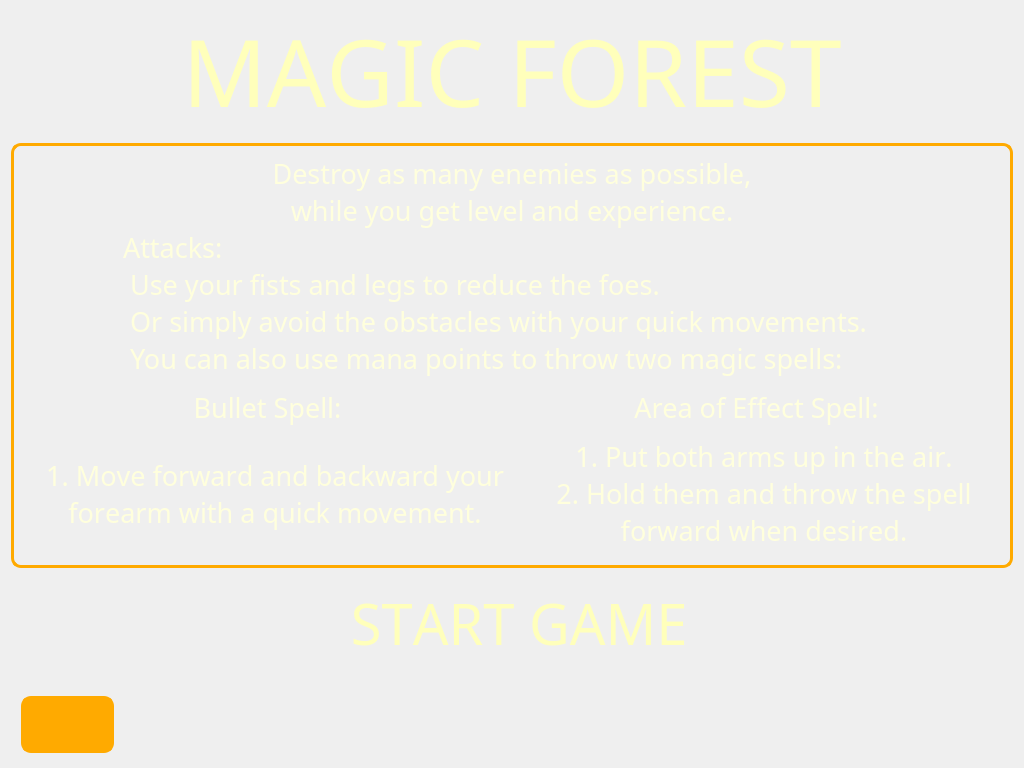
<?xml version="1.0" encoding="UTF-8"?>
<ui version="4.0">
 <class>Game</class>
 <widget class="QDialog" name="Game">
  <property name="geometry">
   <rect>
    <x>0</x>
    <y>0</y>
    <width>1024</width>
    <height>768</height>
   </rect>
  </property>
  <property name="sizePolicy">
   <sizepolicy hsizetype="Fixed" vsizetype="Fixed">
    <horstretch>0</horstretch>
    <verstretch>0</verstretch>
   </sizepolicy>
  </property>
  <property name="minimumSize">
   <size>
    <width>1024</width>
    <height>768</height>
   </size>
  </property>
  <property name="maximumSize">
   <size>
    <width>100000</width>
    <height>100000</height>
   </size>
  </property>
  <property name="font">
   <font>
    <family>YellaBelly</family>
    <pointsize>28</pointsize>
   </font>
  </property>
  <property name="windowTitle">
   <string>MainMenu</string>
  </property>
  <property name="windowIcon">
   <iconset resource="../resources/resources.qrc">
    <normaloff>:/textures/GUI/exp1.png</normaloff>:/textures/GUI/exp1.png</iconset>
  </property>
  <property name="styleSheet">
   <string notr="true">#Game
{
	background:url(:/images/background3.jpg);
}

#buttonExit, #buttonSound
{
	border: 3px solid #FFAA00;
	border-radius: 10px;
	background:  #FFAA00;
}

#frame
{
	border: 3px solid #FFAA00;
	border-radius: 10px;
	border-radius: 10px;
	background: transparent;
}

QPushButton
{
	color: #FFFFBB;
	font-family: Vivala
}

QLabel
{
	color: #FFFFDD;
	font-family: Vivala
}

QPushButton:pressed
{
	color: white;
}

QPushButton:hover
{
	color:  #FFAA00;
}

#labelTitle
{
	color: #FFFFBB;
	font-family: Vivala
}</string>
  </property>
  <layout class="QVBoxLayout" name="verticalLayout_2">
   <item>
    <layout class="QHBoxLayout" name="layoutTop">
     <item>
      <widget class="QLabel" name="labelTitle">
       <property name="sizePolicy">
        <sizepolicy hsizetype="Preferred" vsizetype="Preferred">
         <horstretch>0</horstretch>
         <verstretch>0</verstretch>
        </sizepolicy>
       </property>
       <property name="minimumSize">
        <size>
         <width>775</width>
         <height>120</height>
        </size>
       </property>
       <property name="maximumSize">
        <size>
         <width>16777215</width>
         <height>120</height>
        </size>
       </property>
       <property name="font">
        <font>
         <family>Vivala</family>
         <pointsize>70</pointsize>
         <stylestrategy>PreferAntialias</stylestrategy>
         <kerning>false</kerning>
        </font>
       </property>
       <property name="layoutDirection">
        <enum>Qt::LeftToRight</enum>
       </property>
       <property name="text">
        <string>MAGIC FOREST</string>
       </property>
       <property name="alignment">
        <set>Qt::AlignCenter</set>
       </property>
      </widget>
     </item>
    </layout>
   </item>
   <item>
    <spacer name="verticalSpacer">
     <property name="orientation">
      <enum>Qt::Vertical</enum>
     </property>
     <property name="sizeHint" stdset="0">
      <size>
       <width>20</width>
       <height>40</height>
      </size>
     </property>
    </spacer>
   </item>
   <item>
    <layout class="QHBoxLayout" name="layoutMenu">
     <item>
      <widget class="QFrame" name="frame">
       <property name="sizePolicy">
        <sizepolicy hsizetype="Fixed" vsizetype="Fixed">
         <horstretch>0</horstretch>
         <verstretch>0</verstretch>
        </sizepolicy>
       </property>
       <property name="minimumSize">
        <size>
         <width>1000</width>
         <height>425</height>
        </size>
       </property>
       <property name="maximumSize">
        <size>
         <width>16777215</width>
         <height>16777215</height>
        </size>
       </property>
       <property name="frameShape">
        <enum>QFrame::NoFrame</enum>
       </property>
       <property name="frameShadow">
        <enum>QFrame::Plain</enum>
       </property>
       <property name="lineWidth">
        <number>0</number>
       </property>
       <layout class="QVBoxLayout" name="verticalLayout_3">
        <property name="spacing">
         <number>0</number>
        </property>
        <property name="bottomMargin">
         <number>16</number>
        </property>
        <item>
         <widget class="QLabel" name="label_2">
          <property name="font">
           <font>
            <family>Vivala</family>
            <pointsize>20</pointsize>
            <weight>50</weight>
            <bold>false</bold>
           </font>
          </property>
          <property name="text">
           <string>Destroy as many enemies as possible, 
while you get level and experience.</string>
          </property>
          <property name="alignment">
           <set>Qt::AlignCenter</set>
          </property>
          <property name="wordWrap">
           <bool>true</bool>
          </property>
         </widget>
        </item>
        <item>
         <widget class="QLabel" name="label_3">
          <property name="font">
           <font>
            <family>Vivala</family>
            <pointsize>20</pointsize>
           </font>
          </property>
          <property name="text">
           <string>Attacks:
 Use your fists and legs to reduce the foes.
 Or simply avoid the obstacles with your quick movements. 
 You can also use mana points to throw two magic spells:</string>
          </property>
          <property name="scaledContents">
           <bool>true</bool>
          </property>
          <property name="wordWrap">
           <bool>true</bool>
          </property>
          <property name="indent">
           <number>100</number>
          </property>
          <property name="openExternalLinks">
           <bool>false</bool>
          </property>
         </widget>
        </item>
        <item>
         <layout class="QHBoxLayout" name="horizontalLayout">
          <item>
           <widget class="QLabel" name="label">
            <property name="font">
             <font>
              <family>Vivala</family>
              <pointsize>20</pointsize>
              <kerning>false</kerning>
             </font>
            </property>
            <property name="text">
             <string>Bullet Spell:</string>
            </property>
            <property name="alignment">
             <set>Qt::AlignCenter</set>
            </property>
           </widget>
          </item>
          <item>
           <widget class="QLabel" name="label_4">
            <property name="font">
             <font>
              <family>Vivala</family>
              <pointsize>20</pointsize>
             </font>
            </property>
            <property name="text">
             <string>Area of Effect Spell:</string>
            </property>
            <property name="alignment">
             <set>Qt::AlignCenter</set>
            </property>
           </widget>
          </item>
         </layout>
        </item>
        <item>
         <layout class="QHBoxLayout" name="horizontalLayout_2">
          <item>
           <widget class="QLabel" name="label_5">
            <property name="font">
             <font>
              <family>Vivala</family>
              <pointsize>20</pointsize>
              <kerning>false</kerning>
             </font>
            </property>
            <property name="text">
             <string>1. Move forward and backward your forearm with a quick movement.</string>
            </property>
            <property name="alignment">
             <set>Qt::AlignCenter</set>
            </property>
            <property name="wordWrap">
             <bool>true</bool>
            </property>
           </widget>
          </item>
          <item>
           <layout class="QVBoxLayout" name="verticalLayout">
            <item>
             <widget class="QLabel" name="label_6">
              <property name="font">
               <font>
                <family>Vivala</family>
                <pointsize>20</pointsize>
                <kerning>false</kerning>
               </font>
              </property>
              <property name="text">
               <string>1. Put both arms up in the air.</string>
              </property>
              <property name="alignment">
               <set>Qt::AlignCenter</set>
              </property>
              <property name="wordWrap">
               <bool>true</bool>
              </property>
             </widget>
            </item>
            <item>
             <widget class="QLabel" name="label_7">
              <property name="font">
               <font>
                <family>Vivala</family>
                <pointsize>20</pointsize>
                <kerning>false</kerning>
               </font>
              </property>
              <property name="text">
               <string>2. Hold them and throw the spell forward when desired.</string>
              </property>
              <property name="alignment">
               <set>Qt::AlignCenter</set>
              </property>
              <property name="wordWrap">
               <bool>true</bool>
              </property>
             </widget>
            </item>
           </layout>
          </item>
         </layout>
        </item>
       </layout>
      </widget>
     </item>
    </layout>
   </item>
   <item>
    <spacer name="verticalSpacer_3">
     <property name="orientation">
      <enum>Qt::Vertical</enum>
     </property>
     <property name="sizeHint" stdset="0">
      <size>
       <width>20</width>
       <height>40</height>
      </size>
     </property>
    </spacer>
   </item>
   <item>
    <widget class="QPushButton" name="buttonGame">
     <property name="font">
      <font>
       <family>Vivala</family>
       <pointsize>42</pointsize>
       <stylestrategy>PreferAntialias</stylestrategy>
       <kerning>false</kerning>
      </font>
     </property>
     <property name="autoFillBackground">
      <bool>false</bool>
     </property>
     <property name="text">
      <string> START GAME</string>
     </property>
     <property name="icon">
      <iconset>
       <selectedon>:/textures/GUI/exp1.png</selectedon>
      </iconset>
     </property>
     <property name="iconSize">
      <size>
       <width>64</width>
       <height>64</height>
      </size>
     </property>
     <property name="autoDefault">
      <bool>false</bool>
     </property>
     <property name="default">
      <bool>false</bool>
     </property>
     <property name="flat">
      <bool>true</bool>
     </property>
    </widget>
   </item>
   <item>
    <spacer name="verticalSpacer_2">
     <property name="orientation">
      <enum>Qt::Vertical</enum>
     </property>
     <property name="sizeHint" stdset="0">
      <size>
       <width>20</width>
       <height>40</height>
      </size>
     </property>
    </spacer>
   </item>
   <item>
    <layout class="QHBoxLayout" name="layoutBottom">
     <property name="sizeConstraint">
      <enum>QLayout::SetDefaultConstraint</enum>
     </property>
     <property name="leftMargin">
      <number>10</number>
     </property>
     <property name="topMargin">
      <number>15</number>
     </property>
     <property name="rightMargin">
      <number>10</number>
     </property>
     <item>
      <widget class="QPushButton" name="buttonSound">
       <property name="text">
        <string/>
       </property>
       <property name="icon">
        <iconset>
         <selectedoff>:/images/soundOff.png</selectedoff>
         <selectedon>:/images/soundOn.png</selectedon>
        </iconset>
       </property>
       <property name="iconSize">
        <size>
         <width>64</width>
         <height>64</height>
        </size>
       </property>
       <property name="checkable">
        <bool>true</bool>
       </property>
       <property name="checked">
        <bool>true</bool>
       </property>
       <property name="autoDefault">
        <bool>false</bool>
       </property>
       <property name="flat">
        <bool>true</bool>
       </property>
      </widget>
     </item>
     <item>
      <spacer name="horizontalSpacer">
       <property name="orientation">
        <enum>Qt::Horizontal</enum>
       </property>
       <property name="sizeHint" stdset="0">
        <size>
         <width>40</width>
         <height>20</height>
        </size>
       </property>
      </spacer>
     </item>
     <item>
      <widget class="QPushButton" name="buttonBack">
       <property name="sizePolicy">
        <sizepolicy hsizetype="Fixed" vsizetype="Fixed">
         <horstretch>64</horstretch>
         <verstretch>64</verstretch>
        </sizepolicy>
       </property>
       <property name="minimumSize">
        <size>
         <width>64</width>
         <height>64</height>
        </size>
       </property>
       <property name="maximumSize">
        <size>
         <width>64</width>
         <height>64</height>
        </size>
       </property>
       <property name="focusPolicy">
        <enum>Qt::NoFocus</enum>
       </property>
       <property name="text">
        <string/>
       </property>
       <property name="icon">
        <iconset>
         <selectedon>:/images/back3.png</selectedon>
        </iconset>
       </property>
       <property name="iconSize">
        <size>
         <width>55</width>
         <height>55</height>
        </size>
       </property>
       <property name="flat">
        <bool>true</bool>
       </property>
      </widget>
     </item>
    </layout>
   </item>
  </layout>
 </widget>
 <resources>
  <include location="../resources/resources.qrc"/>
 </resources>
 <connections/>
</ui>
